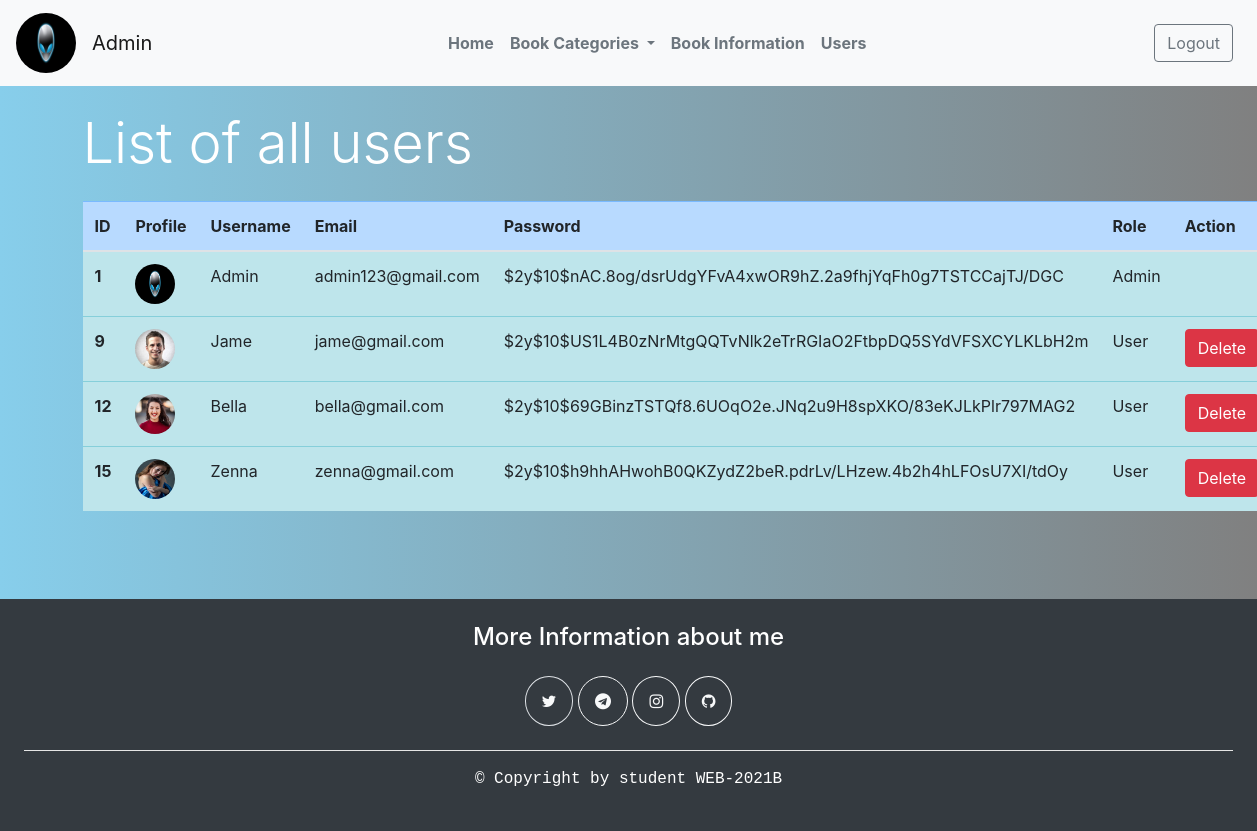
The app's page /?page=user (signed in), older data.
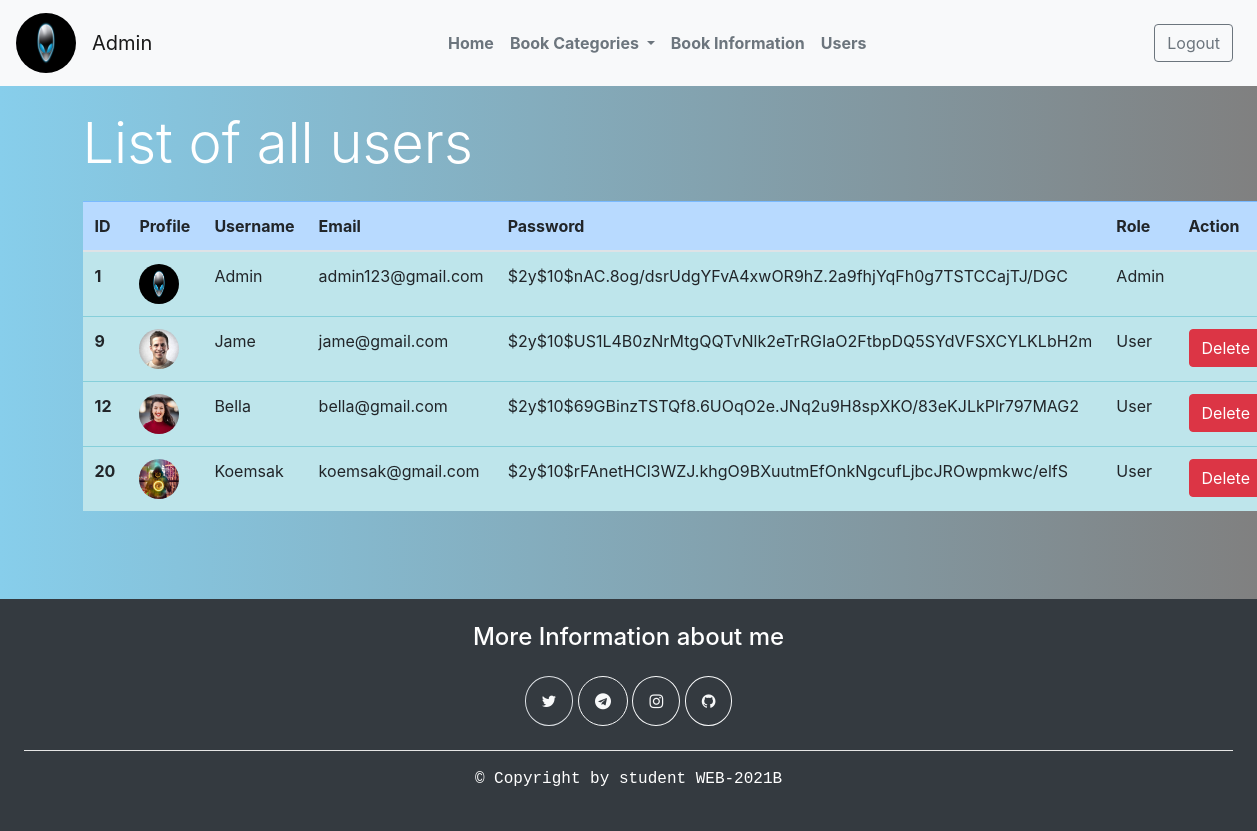
The same page, newer data.
### tables this page shows
CREATE TABLE `users` (
  `user_id` int(11) NOT NULL,
  `username` varchar(40) NOT NULL,
  `profile` varchar(200) NOT NULL,
  `email` varchar(100) NOT NULL,
  `password` varchar(500) NOT NULL,
  `role` varchar(40) NOT NULL
);

### database/database.php (called while the page is built, shortened)
<?php
function db() {
    return new mysqli('localhost', 'root', '', 'online-librabry');
}
function selectAllUser() {
    return db()->query("SELECT * FROM users ORDER BY user_id ASC");
}

### pages/users.php (the view)
<?php
    require_once("database/database.php");
    $users = selectAllUser();
?>
<div class="container p-4">
    <h1 class="display-4 mb-4 text-white">List of all users</h1>
    <div class="table-responsive-xl">
      <table class="table mt-4 table-hover ">
          <thead class="table-primary">
              <tr>
                <th scope="col">ID</th>
                <th scope="col">Profile</th>
                <th scope="col">Username</th>
                <th scope="col">Email</th>
                <th scope="col">Password</th>
                <th scope="col">Role</th>
                <?php if($_SESSION['username'] == "Admin" or $_SESSION['username'] == "admin"): ?>
                <th scope="col">Action</th>
                <?php endif; ?>
              </tr>
          </thead>
          <tbody>
              <?php foreach($users as $user): ?>
                <tr class="table-info">
                  <th class="align-self-center" scope="row"><?=$user['user_id']?></th>
                  <td><img src="images/user/<?=$user['profile']?>" class="rounded-circle" style="width: 40px; height: 40px;"></td>
                  <td class="align-self-center"><?=$user['username']?></td>
                  <td class="align-self-center"><?=$user['email']?></td>
                  <td class="align-self-center"><?=$user['password']?></td>
                  <td class="align-self-center"><?=$user['role']?></td>
                  <?php if($_SESSION['username'] == "Admin" or $_SESSION['username'] == "admin"): ?>
                    <?php if($user['role'] != "Admin"): ?>
                      <td class="align-self-center">
                        <a href="deleteuser.php?id=<?=$user['user_id']?>" class="btn btn-danger">Delete</a>
                      </td>
                    <?php else: ?>
                      <td class="align-self-center"></td>
                    <?php endif; ?>
                  <?php endif; ?>
                </tr>
              <?php endforeach; ?>
          </tbody>
      </table>
    </div>
</div>

### partial/navbar.php (shortened to what this page needs)
<?php
  require_once('database/database.php');
  $allUser = selectAllUser();
  foreach($allUser as $user):
?>
<?php if($user['username'] === $_SESSION['username']): ?>
  <nav class="navbar navbar-expand-lg navbar-light bg-light position-sticky sticky-top">
    <a class="navbar-brand" href="#">
      <img src="images/user/<?=$user['profile'] ?>" width="60" height="60" class="d-inline-block align-top rounded rounded-circle" alt="">
    </a>
    <small class="navbar-brand"><?= $user['username']?></small>
    <div class="collapse navbar-collapse" id="navbarTogglerDemo02">
      <ul class="navbar-nav m-auto mt-2 mt-lg-0">
        <li class="nav-item active">
          <a class="nav-link font-weight-bold text-secondary" href="?page=home">Home <span class="sr-only">(current)</span></a>
        </li>
        <li class="nav-item active">
          <div class="dropdown show">
              <a class="nav-link font-weight-bold text-secondary dropdown-toggle" href="#" role="button" id="dropdownMenuLink" data-toggle="dropdown" aria-haspopup="true" aria-expanded="false">
                  Book Categories
              </a>
          </div>
        </li>
        <?php if($user['role'] == "Admin"): ?>
          <li class="nav-item active">
            <a class="nav-link font-weight-bold text-secondary" href="?page=bookinfo">Book Information</a>
          </li>
          <li class="nav-item active">
            <a class="nav-link font-weight-bold text-secondary" href="?page=user">Users</a>
          </li>
        <?php else: ?>
          <li class="nav-item active">
            <a class="nav-link font-weight-bold text-secondary" href="?page=contact">Contact us</a>
          </li>
        <?php endif; ?>
      </ul>
      <form class="form-inline my-2 my-lg-0">
        <a href="http://localhost/online-library-php/" class="btn btn-outline-secondary my-2 my-sm-0 m-2" type="submit">Logout</a>
      </form>
    </div>
  </nav>
<?php
endif;
endforeach;
?>

Row changes from the older to the newer data that the page shows:
removed users: user_id "15", profile (picture), username "Zenna", email "zenna@gmail.com", password "$2y$10$h9hhAHwohB0QKZydZ2beR.pdrLv/LHzew.4b2h4hLFOsU7XI/tdOy", role "User", shown under "List of all users"
added users: user_id "20", profile (picture), username "Koemsak", email "koemsak@gmail.com", password "$2y$10$rFAnetHCl3WZJ.khgO9BXuutmEfOnkNgcufLjbcJROwpmkwc/elfS", role "User", shown under "List of all users"
